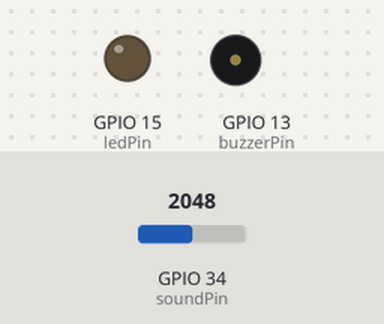
The sketch below on a simulated ESP32. Parts: output pins drawn as LEDs (lit = HIGH), buzzer (waves = sounding, pin HIGH). The test bench sets the inputs (shaded band); at power-on: GPIO 34 (soundPin) = 2048. WiFi joins after 1.5 s; servers stay silent unless stated; web services answer with replies made up by the test bench; what the sketch prints to the serial monitor is not drawn.

Above: at 0.1 s.
At 1.6 s:
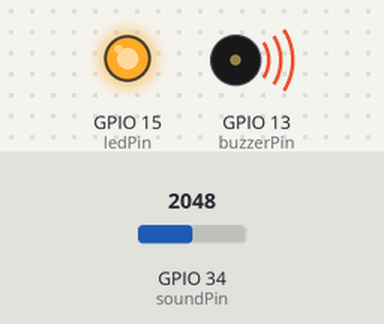
Timing chart, 0 to 3.1 s (numbered marks = the images above):
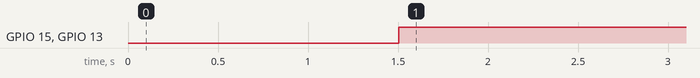

Measured:
- by itself, GPIO 15 (ledPin), GPIO 13 (buzzerPin): LOW → HIGH at 1.5 s

The sketch:

detection_de_bruit.ino
```cpp
#include <Wire.h>
#include <WiFi.h>
#include <HTTPClient.h>

// Wi-Fi credentials
const char* ssid = ".........";
const char* password = "........";

// ThingSpeak
const char* server = "http://api.thingspeak.com/update";
String apiKey = "RVLB8LR1EE38CA70";

// Broches
const int soundPin = 34;     // Broche analogique pour capteur sonore
const int ledPin = 15;       // LED normale
const int buzzerPin = 13;    // Buzzer

unsigned long lastTime = 0;
unsigned long timerDelay = 15000; // 15 secondes

void setup() {
  Serial.begin(115200);

  pinMode(ledPin, OUTPUT);
  pinMode(buzzerPin, OUTPUT);

  // Connexion Wi-Fi
  WiFi.begin(ssid, password);
  Serial.print("Connexion Wi-Fi");
  while (WiFi.status() != WL_CONNECTED) {
    delay(500);
    Serial.print(".");
  }
  Serial.println("\nConnecté à Wi-Fi !");
}

void loop() {
  int soundValue = analogRead(soundPin);
  Serial.print("Valeur bruit : ");
  Serial.println(soundValue);

  // LED + buzzer si bruit > 20
  if (soundValue > 20) {
    digitalWrite(ledPin, HIGH);
    digitalWrite(buzzerPin, HIGH);
  } else {
    digitalWrite(ledPin, LOW);
    digitalWrite(buzzerPin, LOW);
  }

  // Envoi vers ThingSpeak toutes les 15 secondes
  if ((millis() - lastTime) > timerDelay) {
    if (WiFi.status() == WL_CONNECTED) {
      HTTPClient http;
      String url = server + String("?api_key=") + apiKey + "&field1=" + String(soundValue);
      http.begin(url);
      int httpResponseCode = http.GET();

      if (httpResponseCode > 0) {
        Serial.print("Données envoyées ! Code : ");
        Serial.println(httpResponseCode);
      } else {
        Serial.print("Erreur HTTP : ");
        Serial.println(httpResponseCode);
      }

      http.end();
    }
    lastTime = millis();
  }

  delay(1000);
}
```
